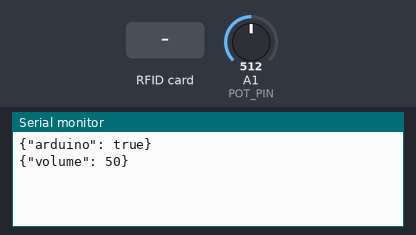
Bench run of a sketch on a simulated Arduino Uno, built with avr-gcc and run on an emulated ATmega328P. Parts: the last lines printed to the serial monitor. The test bench sets the inputs (shaded band); at power-on: A1 (POT_PIN) = 512.

Above: at 1.2 s.
1.3 s: RFID card 5E 7A 19 C4 held to the reader
At 3.0 s:
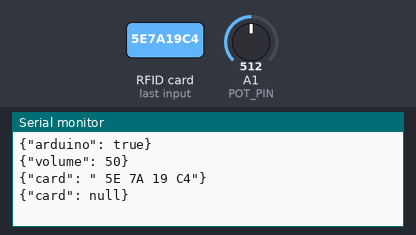
3.3 s: A1 (POT_PIN) set to 490
At 4.1 s:
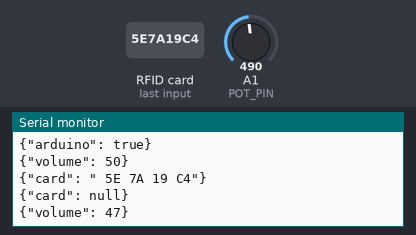
4.8 s: A1 (POT_PIN) set to 510
At 5.6 s:
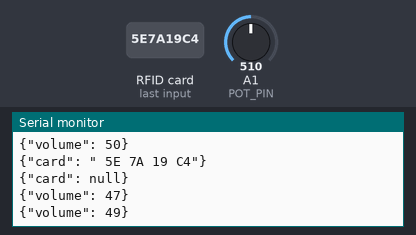

The sketch:

ReadUID.ino
```cpp
// (licence header left out)
#include <SPI.h>
#include <MFRC522.h>
#include <Keypad.h>

#define SS_PIN 10
#define RST_PIN 9
#define NUMROWS 1
#define NUMCOLS 3
#define LONGPRESSINTERVAL_MS 3000

byte buttons[NUMROWS][NUMCOLS] = {
    {0, 1, 2}};

byte rowPins[NUMROWS] = {2};
byte colPins[NUMCOLS] = {8, 7, 6};

Keypad buttonpad = Keypad(makeKeymap(buttons), rowPins, colPins, NUMROWS, NUMCOLS);

byte POT_PIN = A1;

MFRC522 mfrc522(SS_PIN, RST_PIN);   // Create MFRC522 instance.
bool locked = false;
int volume = 0;
unsigned long timeRemoved = 0;
unsigned long timePressed = 0;

/* Initialize. */
void setup() {

  Serial.begin(9600); // Initialize serial communications with the PC
  while (!Serial);    // Do nothing if no serial port is opened (added for Arduinos based on ATMEGA32U4)

  SPI.begin();        // Init SPI bus

  mfrc522.PCD_Init();
  delay(4);
  mfrc522.PCD_SetAntennaGain(mfrc522.RxGain_max);
  Serial.println(F("{\"arduino\": true}"));

  // Clear the information stored about locked cards.
  mfrc522.uid.size = 0;

  volume = 0;
  timeRemoved = 0;
}


void loop() {
  // Check potentiometer and buttons
  check_poti();
  check_buttons();

  if (timeRemoved > 0 && (millis() - timeRemoved) > 500 ){
    Serial.println(F("{\"card\": null}"));
    timeRemoved = 0;
  }

  // Wake up all cards present within the sensor/reader range.
  bool cardPresent = PICC_IsAnyCardPresent();

  // Reset the loop if no card was locked an no card is present.
  // This saves the select process when no card is found.
  if (! locked && ! cardPresent)
    return;

  // When a card is present (locked) the rest ahead is intensive (constantly checking if still present).
  // Consider including code for checking only at time intervals.

  // Ask for the locked card (if mfrc522uid.size > 0) or for any card if none was locked.
  // (Even if there was some error in the wake up procedure, attempt to contact the locked card.
  // This serves as a double-check to confirm removals.)
  // If a card was locked and now is removed, other cards will not be selected until next loop,
  // after mfrc522uid.size has been set to 0.
  MFRC522::StatusCode result = mfrc522.PICC_Select(&mfrc522.uid,8*mfrc522.uid.size);

  if(!locked && result == MFRC522::STATUS_OK)
  {
    locked=true;
    // Action on card detection.
    if(timeRemoved == 0){
      print_uid();
    }
    timeRemoved = 0;
  } else if(locked && result != MFRC522::STATUS_OK)
  {
    locked=false;
    mfrc522.uid.size = 0;
    // Action on card removal.
    timeRemoved = millis();
  } else if(!locked && result != MFRC522::STATUS_OK)
  {
    // Clear locked card data just in case some data was retrieved in the select procedure
    // but an error prevented locking.
    mfrc522.uid.size = 0;
  }

  mfrc522.PICC_HaltA();
}

void check_buttons() {
  if (buttonpad.getKeys())
  {
    for (int i = 0; i < LIST_MAX; i++)
    {
      if (buttonpad.key[i].stateChanged)
      {
        int button_nr = (int)buttonpad.key[i].kchar;
        switch (buttonpad.key[i].kstate)
        {
        case PRESSED:
          timePressed = millis();
        case HOLD:
          if(button_nr != 2){
            Serial.print(F("{\"button\": "));
            Serial.print(button_nr);
            Serial.println(F("}"));
          }
          break;
        case RELEASED:
            unsigned long timeReleased = millis();
            unsigned long buttonDuration = timeReleased - timePressed;
        case IDLE:
          if(button_nr == 2){
            if(buttonDuration > LONGPRESSINTERVAL_MS){
              Serial.print(F("{\"button\": "));
              Serial.print(button_nr);
              Serial.println(F("}"));
            }
            else{
              Serial.print(F("{\"button\": "));
              Serial.print(3);
              Serial.println(F("}"));
            }
          }
          break;
        }
      }
    }
  }
}

void check_poti() {
  int val = analogRead(POT_PIN);
  int vol = (int)((float)val/1024.f*100.f);
  if( abs(vol - volume) > 1){
    volume = vol;
    Serial.print(F("{\"volume\": "));
    Serial.print(volume);
    Serial.println(F("}"));
  }
}

void print_uid() {
  Serial.print(F("{\"card\": \""));
  dump_byte_array(mfrc522.uid.uidByte, mfrc522.uid.size);
  Serial.println(F("\"}"));
}

void dump_byte_array(byte *buffer, byte bufferSize) {
  for (byte i = 0; i < bufferSize; i++) {
    Serial.print(buffer[i] < 0x10 ? " 0" : " ");
    Serial.print(buffer[i], HEX);
  }
}

bool PICC_IsAnyCardPresent() {
  byte bufferATQA[2];
  byte bufferSize = sizeof(bufferATQA);

  // Reset baud rates
  mfrc522.PCD_WriteRegister(mfrc522.TxModeReg, 0x00);
  mfrc522.PCD_WriteRegister(mfrc522.RxModeReg, 0x00);
  // Reset ModWidthReg
  mfrc522.PCD_WriteRegister(mfrc522.ModWidthReg, 0x26);

  MFRC522::StatusCode result = mfrc522.PICC_WakeupA(bufferATQA, &bufferSize);
  return (result == MFRC522::STATUS_OK || result == MFRC522::STATUS_COLLISION);
} // End PICC_IsAnyCardPresent()
```

Measured:
- after the input at 1.3 s, the serial monitor: prints a new line at once (image 1)
- after the input at 3.3 s, the serial monitor: prints a new line at once (image 2)
- after the input at 4.8 s, the serial monitor: prints a new line at once (image 3)
